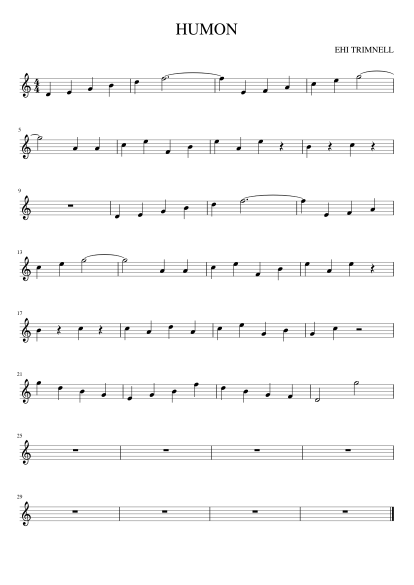
#> input picture data/images/score_4.png, 827 x 1169 px (shown at 1/2 size)
$ python midify.py
#> lines starting #> are read from the running program, lines starting #| are printed output that depends on the picture; after the words box and inside, x2 and y2 are one past the last pixel; in counts of white or black regions, pixels touching at a corner belong together
### test.py
import cv2
import numpy as np
from midiutil import MIDIFile

THRESHHOLD = 5
DISTANCE = 100
DIST_BETWEEN_BARS = 20

WHITE = 200
BLACK = 45

def staffLines(_plines):
	plines = _plines.tolist()
	plines.sort(key=lambda x: x[0][1])
	min_x = 9999999
	max_x = -1
	lines = []
	temp = [0]
	dist = 0
	prevY = -THRESHHOLD - 1
	for coords in plines:
		if(abs(coords[0][0] - coords[0][2]) < 20):
			continue
		dist += abs(coords[0][0] - coords[0][2])
		if coords[0][0] < min_x:
			min_x = coords[0][0]
		if coords[0][2] > max_x:
			max_x = coords[0][2]
		if coords[0][1] > prevY + THRESHHOLD:
			if(dist > DISTANCE):
				avg = 0
				for line in temp:
					avg += line
				avg /= len(temp)
				lines.append(int(avg))
			temp = []
			dist = 0
			prevY = coords[0][1]
		temp.append(coords[0][1])
	if(dist > DISTANCE):
		avg = 0
		for line in temp:
			avg += line
		avg /= len(temp)
		lines.append(int(avg))
	lines.pop(0)
	i = 1
	while i < len(lines) - 1:
		if lines[i] - lines[i-1] > DIST_BETWEEN_BARS and lines[i+1] - lines[i] > DIST_BETWEEN_BARS:
			lines.pop(i)
		else:
			i+=1

	return lines, min_x, max_x


def detectNotes(_img, _line, window=10):
	note_origins = list()
	img = _img.copy()
	half = int(round(window / 2))

	x = _line[1] + 20
	while x < _line[3] - window:
		color = 0
		for x2 in range(x, x + window):
			for y in range(_line[0] - half, _line[0] + half):
				pixel_color = img[y, x2][0]
				if pixel_color < 200:
					color += 0
				else:
					color += 255
		color /= 100
		if color >= 200:
			x += 5
		elif color <= BLACK:
			img[_line[0] - half, x] = [0, 0, 255]
			img[_line[0] + half, x] = [0, 255, 0]
			note_origins.append([_line[0] - half, x])

		x += 1

	""" Filter out overlapping origins """
	c = 0
	while c < len(note_origins) - 1:
		if note_origins[c+1][1] - note_origins[c][1] <= 5:
			note_origins[c] = [note_origins[c][0], int((note_origins[c][1] + note_origins[c+1][1]) / 2)]
			note_origins.pop(c + 1)
		else:
			c += 1

	""" Used only for visualization, not really needed """
	for o in note_origins:
		img[o[0], o[1]] = [255, 0, 0]
		img[o[0] + window, o[1]] = [255, 0, 255]

	return note_origins, img


# [21 lines left out: function writeMIDI, not called in this run]

### midify.py
import cv2
import numpy as np
from test import staffLines, detectNotes
from os.path import join, splitext


IMGPATH = 'data/images/'


if __name__ == '__main__':

    """ Open image and basic information """
    img_name = 'score_4.png'
    img = cv2.imread(join(IMGPATH, img_name))
#> img is the input picture: shape (1169, 827, 3); min 0, max 255, mean 248
    img_c = img.copy()
    img_c_2 = img.copy()
    img_size = img.shape[:2]
#> img_size = (1169, 827)

    """ Conversion to Black-and-White for detection """
    img_gray = cv2.cvtColor(img, cv2.COLOR_BGR2GRAY)
    thresh = 150
    img_bw = cv2.threshold(img_gray, thresh, 255, cv2.THRESH_BINARY)[1]
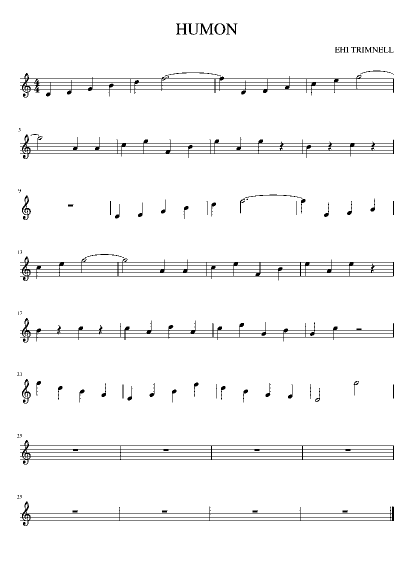
#> img_bw: shape (1169, 827) (shown at 1/2 size); 96.9% white; black in thin lines or dots, all inside (x1, y1, x2, y2) = (34, 47, 788, 1052)

    """ Rough Hough Line detection """
    edges = cv2.Canny(img_bw, 50, 150, apertureSize=3)
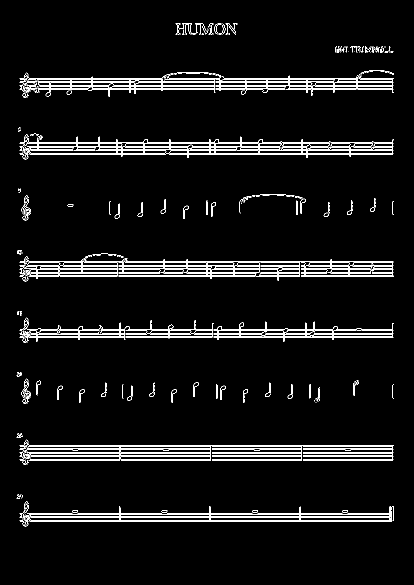
#> edges: shape (1169, 827) (shown at 1/2 size); 4.5% white in thin lines or dots, all inside (x1, y1, x2, y2) = (33, 46, 788, 1053)
    p_lines = cv2.HoughLinesP(edges, 1, np.pi / 180, 150, 100, 0, 0)
#> p_lines = 202 rows, first 6: [431, 172, 569, 172], [663, 299, 742, 299], [61, 1035, 779, 1035], [58, 890, 786, 890], [61, 1040, 783, 1040], [59, 308, 331, 308]
    for line in p_lines:
        for x1, y1, x2, y2 in line:
            cv2.line(img, (x1, y1), (x2, y2), (0, 0, 255), 1)
#> this loop made 202 passes
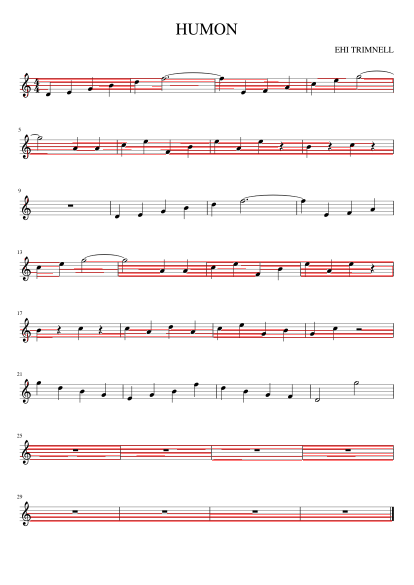
#> img: shape (1169, 827, 3) (shown at 1/2 size); 2.34% of pixels changed, all inside (x1, y1, x2, y2) = (40, 150, 788, 1043)

    cv2.imwrite(join(IMGPATH, splitext(img_name)[0] + '_lines_1.png'), img)

    """ Filtering of lines """
    y_vals, min_x, max_x = staffLines(p_lines)
#> in staffLines, `plines = _plines.tolist()`: plines = 202 items
#> the loop in staffLines, `for coords in plines:` made 202 passes
#> (coords, min_x, max_x, avg, prevY) on pass 2: ([[58, 156, 323, 156]], 58, 323, 0, 156)
#> (coords, avg, prevY) on passes 9, 17, 29, 49, 60: ([[77, 163, 269, 163]], 157.1, 163), ([[431, 170, 622, 170]], 164, 170), ([[624, 177, 712, 177]], 170.8, 177), ([[296, 285, 428, 285]], 178, 285), ([[385, 292, 559, 292]], 286.1, 292)
#> after the loop in staffLines, `for coords in plines:`: avg = 1034; dist = 724; lines = [0, 157, 164, 170, 178, 286, 293, 299, 307, 524, 531, 538, 545, 552, 660, 666, 673, 891, 898, 905, 912, 918, 1026, 1034]; max_x = 786; min_x = 53; prevY = 1040; temp = [1040, 1042]
#> the loop in staffLines, `for line in temp:` made 2 passes
#> (line, avg) on passes 1 to 2: (1040, 1040), (1042, 2082)
#> after the loop in staffLines, `for line in temp:`: avg = 2082
#> in staffLines, `avg /= len(temp)`: avg = 1041
#> the loop in staffLines, `while i < len(lines) - 1:` made 22 passes
#> after the loop in staffLines, `while i < len(lines) - 1:`: i = 23; lines = [157, 164, 170, 178, 286, 293, 299, 307, 524, 531, 538, 545, 552, 660, 666, 673, 891, 898, 905, 912, 918, 1026, 1034, 1041]
#> y_vals has the same summary as lines in staffLines; min_x = 53; max_x = 786
    filtered_lines = list()

    for y in y_vals:
        filtered_lines.append([y, min_x, y, max_x])
        cv2.line(img_c, (min_x, y), (max_x, y), (0, 0, 255), 1)
#> this loop made 24 passes
#> y on passes 1 to 12: 157, 164, 170, 178, 286, 293, 299, 307, 524, 531, 538, 545
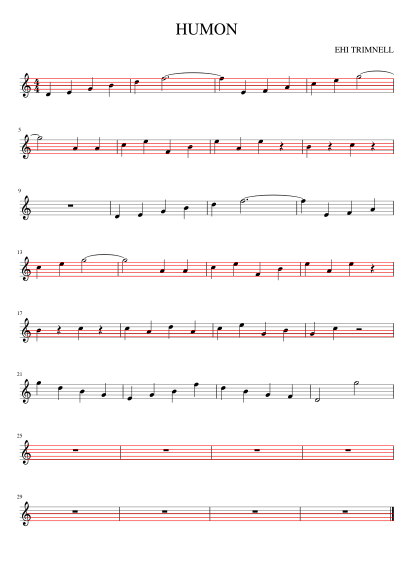
#> img_c: shape (1169, 827, 3) (shown at 1/2 size); 1.82% of pixels changed, all inside (x1, y1, x2, y2) = (53, 157, 787, 1042)
#> after the loop, filtered_lines = 24 items, first 6: [157, 53, 157, 786], [164, 53, 164, 786], [170, 53, 170, 786], [178, 53, 178, 786], [286, 53, 286, 786], [293, 53, 293, 786]

    cv2.imwrite(join(IMGPATH, splitext(img_name)[0] + '_lines_2.png'), img_c)

    """ Detection of notes on lines """
    window = filtered_lines[1][0] - filtered_lines[0][0]
#> window = 7
    origins = list()
    for line in filtered_lines:
        line_origins, img_c_2 = detectNotes(img_c_2, line, window)
        origins.extend(list(line_origins))
#> this loop made 24 passes
#> line on passes 8, 9, 12, 13, 16, 17, 18, 19, 20, 21, 22, 23: [307, 53, 307, 786], [524, 53, 524, 786], [545, 53, 545, 786], [552, 53, 552, 786], [673, 53, 673, 786], [891, 53, 891, 786], [898, 53, 898, 786], [905, 53, 905, 786], [912, 53, 912, 786], [918, 53, 918, 786], [1026, 53, 1026, 786], [1034, 53, 1034, 786]
#> (line, line_origins) on passes 1 to 6: ([157, 53, 157, 786], [[153, 324], [153, 441]]), ([164, 53, 164, 786], [[160, 271]]), ([170, 53, 170, 786], [[166, 73], [166, 219], [166, 624]]), ([178, 53, 178, 786], [[174, 178]]), ([286, 53, 286, 786], [[282, 287], [282, 429], [282, 516]]), ([293, 53, 293, 786], [[289, 243], [289, 377], [289, 614]])
#> after the loop, origins = 30 pairs, first value 153 to 662, second value 73 to 741

    cv2.imwrite(join(IMGPATH, splitext(img_name)[0] + '_lines_3.png'), img_c_2)

    # [54 lines of commented-out code are left out]
